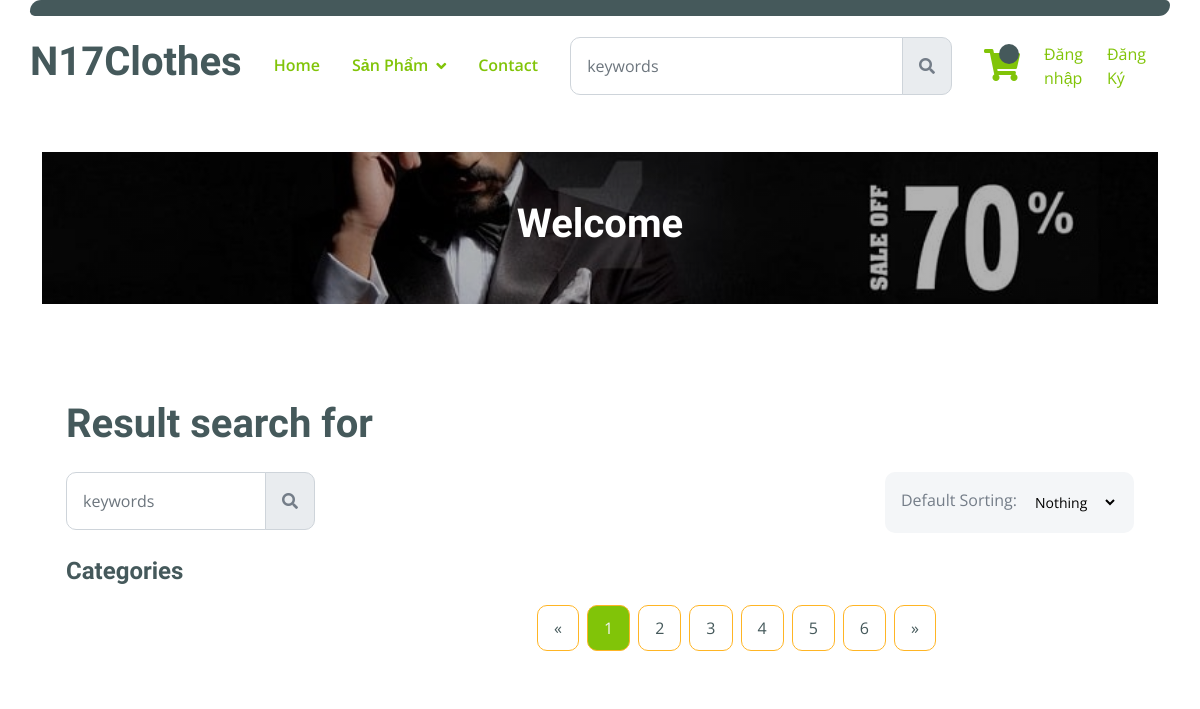
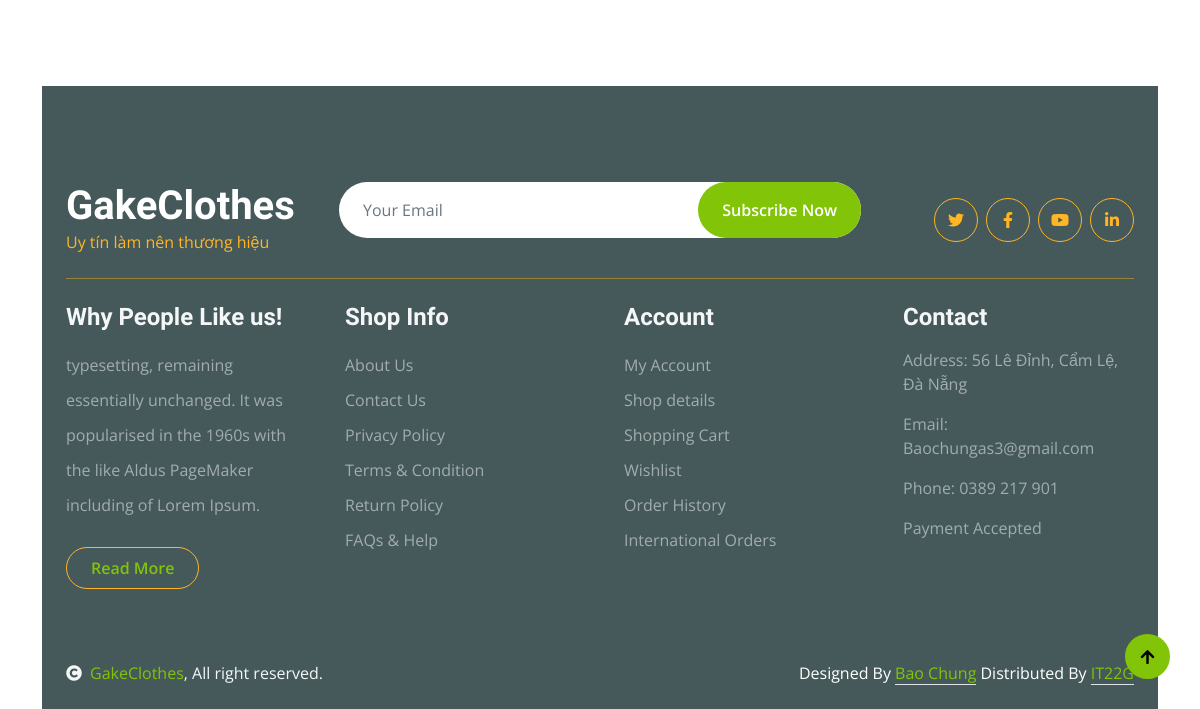
Before: /category/?category=ao-hoodie with the older database file (2 pictures, top to bottom).
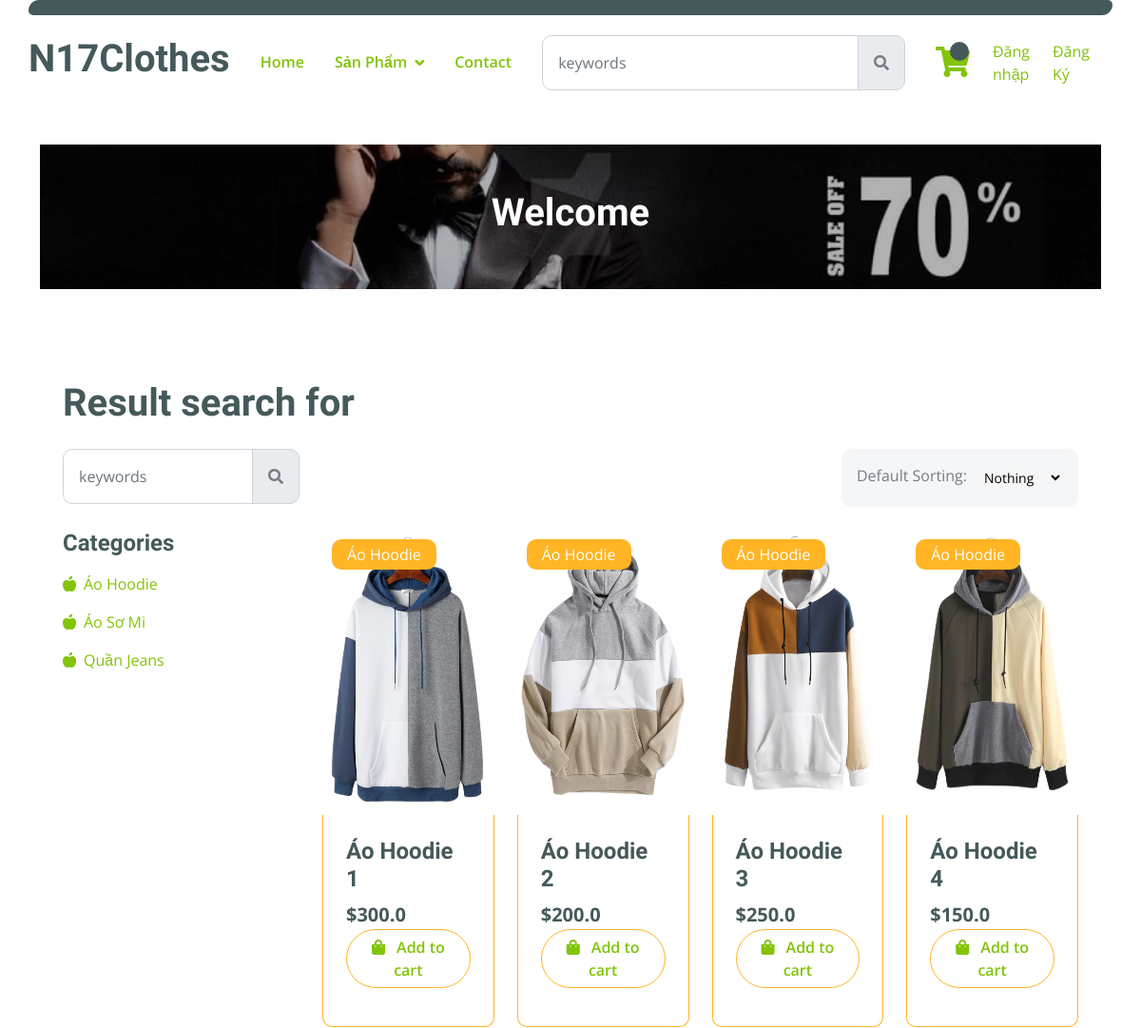
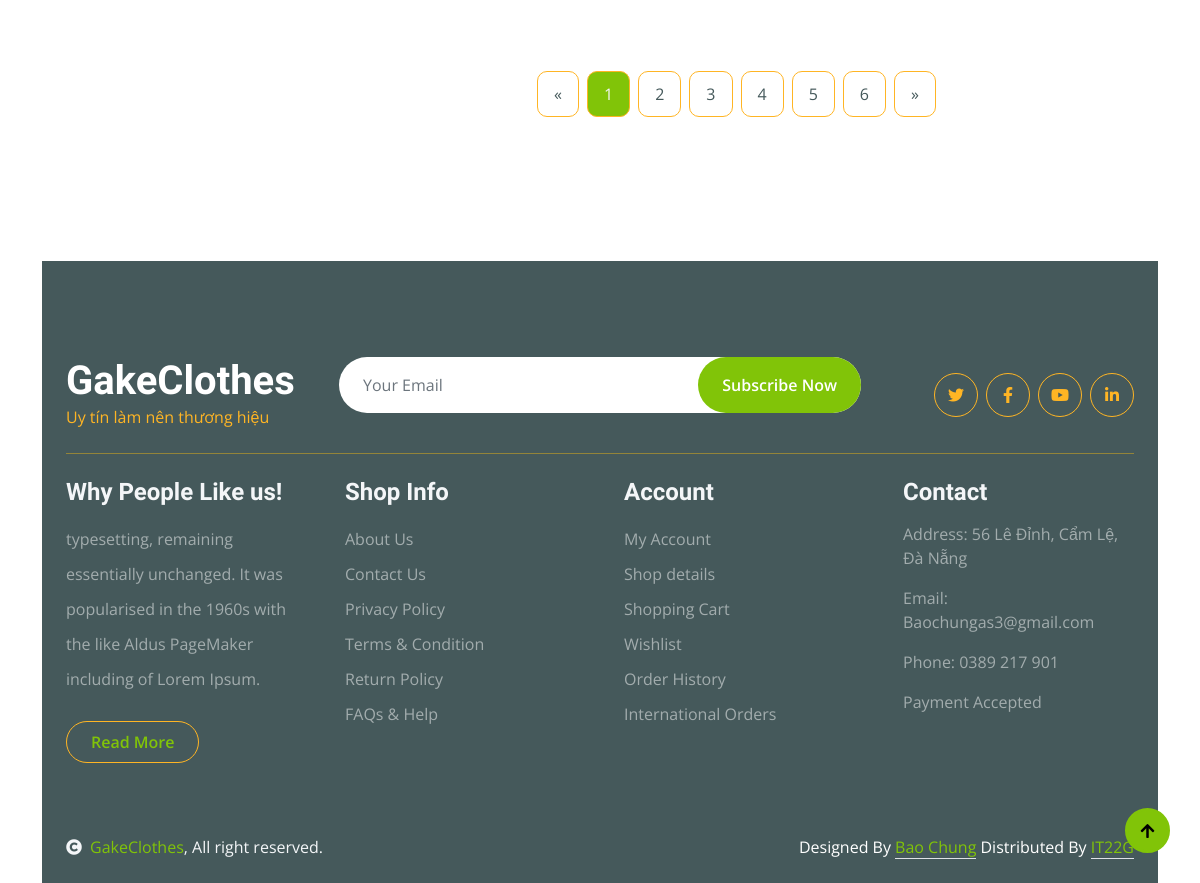
After: the same page with the newer database file (2 pictures, top to bottom).
### app/models.py (models this page shows, shortened)
class Category(models.Model):
    name = models.CharField(max_length=200, null=True)
    slug = models.SlugField(max_length = 200, unique = True)
    def __str__(self):
        return self.name

class Product(models.Model):
    name = models.CharField(max_length=200, null=True)
    price = models.FloatField()
    quantity = models.IntegerField(default = 0, null = True, blank = True)
    discount = models.FloatField()
    image = models.ImageField(null=True, blank=True, upload_to='products_pics')
    category = models.ForeignKey(Category, on_delete=models.SET_NULL, null=True, blank= True)
    description = models.CharField(max_length=1000, null=True)
    date = models.DateTimeField(auto_now_add=True)
    @property
    def ImageURL(self):
        try:
            url = self.image.url
        except:
            url = ''
        return url

### app/views.py (the view)
# urls.py: path("category/", views.categoryProduct, name="category"),
def categoryProduct(request):
    if request.user.is_authenticated:
        customer = request.user
        order, created = Order.objects.get_or_create(customer = customer, complete = False)
        items = order.orderitem_set.all()
        cartItems = order.get_cart_items
    else:
        items= []
        order = {"get_cart_items":0,"get_cart_total":0 }
    active_category = request.GET.get('category', '')
    if active_category:
        products = Product.objects.filter(category__slug = active_category)
    categories = Category.objects.all()
    context = { 'products':products, 'active_category':active_category, "categories": categories,'items':items, 'order':order }
    return render(request, "app/category.html", context)

### app/templates/app/category.html (shortened to what this page needs)
{% extends "app/base.html" %} {% load static %} {% block category_content %}
<div class="container-fluid fruite py-5">
  <div class="container py-5">
    <h1 class="mb-4">Result search for {{searched}}</h1>
    <div class="row g-4">
      <div class="col-lg-12">
        <div class="row g-4">
          <div class="col-xl-3">
            <div class="input-group w-100 mx-auto d-flex">
              <input
                type="search"
                class="form-control p-3"
                placeholder="keywords"
                aria-describedby="search-icon-1"
              />
              <span id="search-icon-1" class="input-group-text p-3"
                ><i class="fa fa-search"></i
              ></span>
            </div>
          </div>
          <div class="col-6"></div>
          <div class="col-xl-3">
            <div
              class="bg-light ps-3 py-3 rounded d-flex justify-content-between mb-4"
            >
              <label for="fruits">Default Sorting:</label>
              <select
                id="fruits"
                name="fruitlist"
                class="border-0 form-select-sm bg-light me-3"
                form="fruitform"
              >
                <option value="volvo">Nothing</option>
              </select>
            </div>
          </div>
        </div>
        <div class="row g-4">
          <div class="col-lg-3">
            <div class="row g-4">
              <div class="col-lg-12">
                <div class="mb-3">
                  <h4>Categories</h4>
                  <ul class="list-unstyled fruite-categorie">
                    {% for category in  categories %}
                    <li>
                      <div class="d-flex justify-content-between fruite-name">
                        <a href="{% url 'category' %}?category={{category.slug}}"
                          ><i class="fas fa-apple-alt me-2"></i>{{category.name}}</a
                        >
                      </div>
                    </li>
                    {% endfor %}
                  </ul>
                </div>
              </div>
            </div>
          </div>
          <div class="col-lg-9">
            <div class="row g-4 justify-content-center">
              {% for product in products%}
              <div class="col-md-6 col-lg-4 col-xl-3">
                  <a href="{% url 'details'%}?id={{product.id}}">
                  <div class="rounded position-relative fruite-item">
                    <div class="fruite-img">
                      <img
                        src="{{product.ImageURL}}"
                        class=" w-100 rounded-top"
                        height="300px"
                      />
                    </div>
                    <div
                      class="text-white bg-secondary px-3 py-1 rounded position-absolute"
                      style="top: 10px; left: 10px"
                    >
                      {{product.category}}
                    </div>
                    <div
                      class="p-4 border border-secondary border-top-0 rounded-bottom"
                    >
                      <h4>{{product.name}}</h4>
                      <div class="d-flex justify-content-between flex-lg-wrap">
                        <p class="text-dark fs-5 fw-bold mb-0">
                          ${{product.price}}
                        </p>
                        <p
                          href="!#"
                          data-product="{{product.id}}"
                          data-action="add"
                          class="btn border border-secondary rounded-pill px-3 text-primary updated-cart"
                        >
                          <i class="fa fa-shopping-bag me-2 text-primary updated-cart "    data-product="{{product.id}}"
                          data-action="add"></i>
                          Add to cart
                        </p>
                      </div>
                    </div>
                  </div>
                </a>
                </div>
              {% endfor %}
              <div class="col-12">
                <div class="pagination d-flex justify-content-center mt-5">
                  <a href="#" class="rounded">&laquo;</a>
                  <a href="#" class="active rounded">1</a>
                  <a href="#" class="rounded">2</a>
                  <a href="#" class="rounded">3</a>
                  <a href="#" class="rounded">4</a>
                  <a href="#" class="rounded">5</a>
                  <a href="#" class="rounded">6</a>
                  <a href="#" class="rounded">&raquo;</a>
                </div>
              </div>
            </div>
          </div>
        </div>
      </div>
    </div>
  </div>
</div>
{% endblock category_content %}

### app/templates/app/base.html (shortened to what this page needs)
{% load static %}
<!DOCTYPE html>
<html lang="en">
    <head>
        <link rel="stylesheet" href="https://use.fontawesome.com/releases/v5.15.4/css/all.css"/>
        <link href="https://cdn.jsdelivr.net/npm/bootstrap-icons@1.4.1/font/bootstrap-icons.css" rel="stylesheet">
        <link href="{%static 'app/clothes/lib/lightbox/css/lightbox.min.css'%}" rel="stylesheet">
        <link href="{%static 'app/clothes/lib/owlcarousel/assets/owl.carousel.min.css'%}" rel="stylesheet">
        <link href="{%static 'app/clothes/css/bootstrap.min.css'%}" rel="stylesheet">
        <link href="{%static 'app/clothes/css/style.css'%}" rel="stylesheet">
    </head>
    <body>
    <div class="container">
<div class="container-fluid fixed-top">
    <div class="container topbar bg-dark text-light d-none d-lg-block py-2">
    </div>
    <div class="container px-0">
        <nav class="navbar navbar-light bg-white navbar-expand-xl">
            <a href="{% url "home" %}" class="navbar-brand"><h5 class="text-dark display-6">N17Clothes</h5></a>
            <div class="collapse navbar-collapse bg-white" id="navbarCollapse">
                <div class="navbar-nav mx-auto">
                    <a href="{% url "home" %}" class="nav-item nav-link active btn btn-lg">Home</a>
                    <div class="nav-item dropdown">
                        <a href="#" class="nav-link dropdown-toggle text-primary btn btn-lg" data-bs-toggle="dropdown">Sản Phẩm</a>
                    </div>
                    <a href="{% url "contact" %}" class="nav-item nav-link active btn btn-lg">Contact</a>
                </div>
                <form role="search" class="modal-body d-flex align-items-center" method="POST" action="{% url "search" %}">
                    <div class="input-group w-70 mx-auto d-flex">
                        <input type="search" class="form-control p-3" placeholder="keywords" aria-describedby="search-icon-1" name="searched">
                        <button id="search-icon-1" class="input-group-text p-3"><i class="fa fa-search"></i></button>
                    </div>
                </form>
                <div class="d-flex justify-content-center align-items-center m-3 me-0">
                    <a href="{% url 'cart' %}" class="position-relative me-4 my-auto">
                        <i class="fas fa-shopping-cart fa-2x"></i>
                        <span id='cart-total' class="position-absolute bg-dark rounded-circle d-flex align-items-center justify-content-center text-white px-1" style="top: -5px; left: 15px; height: 20px; min-width: 20px;">{{cartItems}}</span>
                    </a>
                        {% if user.is_authenticated %}
                        <div class="dropdown" style = "visibility:{{user_login}}">
                            <a class="btn btn-dark dropdown-toggle" href="#" role="button" data-bs-toggle="dropdown" aria-expanded="false">
                             Xin chào {{request.user}}
                            </a>
                            <ul class="dropdown-menu">
                              <li><a class="dropdown-item" href="{% url "profile" %}">Tài khoản của tôi</a></li>
                              <li><a class="dropdown-item" href="{% url "passwordchange" %}">Đổi mật khẩu</a></li>
                              <li><a class="dropdown-item" href="{% url "cart" %}">Đơn mua</a></li>
                              <li><a class="dropdown-item" href="{% url "logout" %}">Đăng xuất</a></li>
                            </ul>
                          </div>
                          {% else %}
                          <div class='d-flex' style = "visibility:{{user_not_login}}">
                            <a href="{% url "login" %}" class="position-relative me-4 my-auto">
                                <span >Đăng nhập</span>
                             </a>
                               <a href="{% url "customerregistration" %}" class="position-relative me-4 my-auto">
                                <span >Đăng Ký</span>
                             </a>
                          </div>
                        {% endif %}
                </div>
            </div>
        </nav>
    </div>
</div>
   <div class="container-fluid page-header py-5">
            <h1 class="text-center text-white display-6">Welcome</h1>
        </div>
        {% block category_content %}{% endblock category_content %}
          <div class="container-fluid bg-dark text-white-50 footer pt-5 mt-5">
            <div class="container py-5">
                <div class="pb-4 mb-4" style="border-bottom: 1px solid rgba(226, 175, 24, 0.5) ;">
                    <div class="row g-4">
                        <div class="col-lg-3">
                            <a href="#">
                                <h1 class="text-white mb-0">GakeClothes</h1>
                                <p class="text-secondary mb-0">Uy tín làm nên thương hiệu</p>
                            </a>
                        </div>
                        <div class="col-lg-6">
                            <div class="position-relative mx-auto">
                                <input class="form-control border-0 w-100 py-3 px-4 rounded-pill" type="number" placeholder="Your Email">
                                <button type="submit" class="btn btn-primary border-0 border-secondary py-3 px-4 position-absolute rounded-pill text-white" style="top: 0; right: 0;">Subscribe Now</button>
                            </div>
                        </div>
                        <div class="col-lg-3">
                            <div class="d-flex justify-content-end pt-3">
                                <a class="btn  btn-outline-secondary me-2 btn-md-square rounded-circle" href=""><i class="fab fa-twitter"></i></a>
                                <a class="btn btn-outline-secondary me-2 btn-md-square rounded-circle" href=""><i class="fab fa-facebook-f"></i></a>
                                <a class="btn btn-outline-secondary me-2 btn-md-square rounded-circle" href=""><i class="fab fa-youtube"></i></a>
                                <a class="btn btn-outline-secondary btn-md-square rounded-circle" href=""><i class="fab fa-linkedin-in"></i></a>
                            </div>
                        </div>
                    </div>
                </div>
                <div class="row g-5">
                    <div class="col-lg-3 col-md-6">
                        <div class="footer-item">
                            <h4 class="text-light mb-3">Why People Like us!</h4>
                            <p class="mb-4">typesetting, remaining essentially unchanged. It was
                                popularised in the 1960s with the like Aldus PageMaker including of Lorem Ipsum.</p>
                            <a href="" class="btn border-secondary py-2 px-4 rounded-pill text-primary">Read More</a>
                        </div>
                    </div>
                    <div class="col-lg-3 col-md-6">
                        <div class="d-flex flex-column text-start footer-item">
                            <h4 class="text-light mb-3">Shop Info</h4>
                            <a class="btn-link" href="">About Us</a>
                            <a class="btn-link" href="">Contact Us</a>
                            <a class="btn-link" href="">Privacy Policy</a>
                            <a class="btn-link" href="">Terms & Condition</a>
                            <a class="btn-link" href="">Return Policy</a>
                            <a class="btn-link" href="">FAQs & Help</a>
                        </div>
                    </div>
                    <div class="col-lg-3 col-md-6">
                        <div class="d-flex flex-column text-start footer-item">
                            <h4 class="text-light mb-3">Account</h4>
                            <a class="btn-link" href="">My Account</a>
                            <a class="btn-link" href="">Shop details</a>
                            <a class="btn-link" href="{% url "cart" %}">Shopping Cart</a>
                            <a class="btn-link" href="">Wishlist</a>
                            <a class="btn-link" href="">Order History</a>
                            <a class="btn-link" href="">International Orders</a>
                        </div>
                    </div>
                    <div class="col-lg-3 col-md-6">
                        <div class="footer-item">
                            <h4 class="text-light mb-3">Contact</h4>
                            <p>Address: 56 Lê Đỉnh, Cẩm Lệ, Đà Nẵng</p>
                            <p>Email: Baochungas3@gmail.com</p>
                            <p>Phone: 0389 217 901</p>
                            <p>Payment Accepted</p>
                        </div>
                    </div>
                </div>
            </div>
        </div>
        <div class="container-fluid copyright bg-dark py-4">
            <div class="container">
                <div class="row">
                    <div class="col-md-6 text-center text-md-start mb-3 mb-md-0">
                        <span class="text-light"><a href="#"><i class="fas fa-copyright text-light me-2"></i>GakeClothes</a>, All right reserved.</span>
                    </div>
                    <div class="col-md-6 my-auto text-center text-md-end text-white">
                        Designed By <a class="border-bottom" href="">Bao Chung</a> Distributed By <a class="border-bottom" href="">IT22G</a>
                    </div>
                </div>
            </div>
        </div>
    </div>
        <a href="#" class="btn btn-primary border-3 border-primary rounded-circle back-to-top"><i class="fa fa-arrow-up"></i></a>
    </body>
</html>

Changed rows visible on the page:
added Category: name "Áo Hoodie"
added Category: name "Áo Sơ Mi"
added Category: name "Quần Jeans"
added Product: ImageURL (picture), category "Áo Hoodie", name "Áo Hoodie 1", price "300.0"
added Product: ImageURL (picture), category "Áo Hoodie", name "Áo Hoodie 2", price "200.0"
added Product: ImageURL (picture), category "Áo Hoodie", name "Áo Hoodie 3", price "250.0"
added Product: ImageURL (picture), category "Áo Hoodie", name "Áo Hoodie 4", price "150.0"
